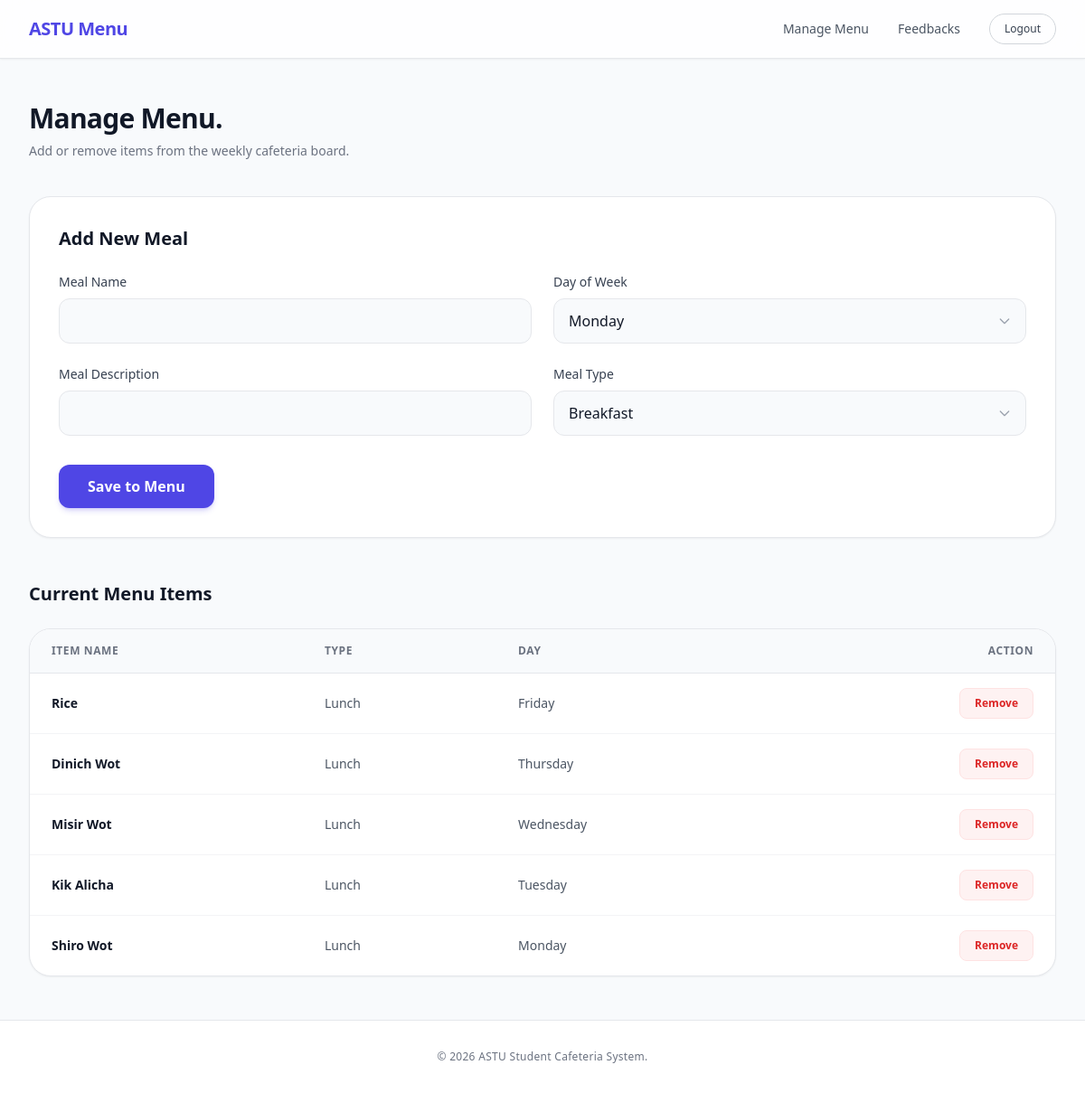
Page /admin/manage_menu.php (signed in) on the committed database.
### tables this page shows
CREATE TABLE menu_items (
    id INT AUTO_INCREMENT PRIMARY KEY,
    name VARCHAR(100) NOT NULL,
    description TEXT,
    day_of_week VARCHAR(20) NOT NULL,
    meal_type ENUM('Breakfast', 'Lunch', 'Dinner') NOT NULL,
    created_at TIMESTAMP DEFAULT CURRENT_TIMESTAMP
);

### admin/manage_menu.php (the view, shortened to what this page needs)
<?php
require_once '../config/db.php';
$result = $conn->query("SELECT * FROM menu_items ORDER BY id DESC");
$path = '../';
require_once '../includes/header.php';
?>
<div class="mb-10">
    <h2 class="text-3xl font-extrabold tracking-tight text-gray-900 mb-2">Manage Menu.</h2>
    <p class="text-gray-500 text-sm">Add or remove items from the weekly cafeteria board.</p>
</div>
<div class="bg-white border border-gray-200 rounded-3xl p-8 mb-12 shadow-sm">
    <h3 class="text-xl font-bold text-gray-900 mb-6">Add New Meal</h3>
    <form action="" method="POST" class="grid grid-cols-1 md:grid-cols-2 gap-6">
        <div>
            <label class="block text-sm font-medium text-gray-700 mb-2">Meal Name</label>
            <input type="text" name="name" required class="w-full bg-slate-50 text-gray-900 border border-gray-200 rounded-xl px-4 py-3 focus:bg-white focus:border-indigo-500 focus:ring-2 focus:ring-indigo-200 transition">
        </div>
        <div>
            <label class="block text-sm font-medium text-gray-700 mb-2">Day of Week</label>
            <div class="relative">
                <select name="day_of_week" class="w-full bg-slate-50 text-gray-900 border border-gray-200 rounded-xl px-4 py-3 appearance-none focus:bg-white focus:border-indigo-500 focus:ring-2 focus:ring-indigo-200 transition">
                    <option value="Monday">Monday</option>
                </select>
                <div class="absolute inset-y-0 right-0 flex items-center px-4 pointer-events-none text-gray-400">
                </div>
            </div>
        </div>
        <div>
            <label class="block text-sm font-medium text-gray-700 mb-2">Meal Description</label>
            <input type="text" name="description" required class="w-full bg-slate-50 text-gray-900 border border-gray-200 rounded-xl px-4 py-3 focus:bg-white focus:border-indigo-500 focus:ring-2 focus:ring-indigo-200 transition">
        </div>
        <div>
            <label class="block text-sm font-medium text-gray-700 mb-2">Meal Type</label>
            <div class="relative">
                <select name="meal_type" class="w-full bg-slate-50 text-gray-900 border border-gray-200 rounded-xl px-4 py-3 appearance-none focus:bg-white focus:border-indigo-500 focus:ring-2 focus:ring-indigo-200 transition">
                    <option value="Breakfast">Breakfast</option>
                </select>
                <div class="absolute inset-y-0 right-0 flex items-center px-4 pointer-events-none text-gray-400">
                </div>
            </div>
        </div>
        <div class="md:col-span-2 pt-2">
            <button type="submit" class="w-full sm:w-auto px-8 py-3 bg-indigo-600 text-white font-bold rounded-xl hover:bg-indigo-700 transition duration-200 shadow-md shadow-indigo-600/20">
                Save to Menu
            </button>
        </div>
    </form>
</div>
<h3 class="text-xl font-bold text-gray-900 mb-6">Current Menu Items</h3>
<?php if ($result->num_rows > 0): ?>
    <div class="bg-white border border-gray-200 rounded-3xl overflow-hidden shadow-sm">
        <div class="overflow-x-auto">
            <table class="w-full text-left border-collapse">
                <thead>
                    <tr class="bg-slate-50 border-b border-gray-200 text-xs uppercase tracking-wider text-gray-500">
                        <th class="px-6 py-4 font-bold">Item Name</th>
                        <th class="px-6 py-4 font-bold">Type</th>
                        <th class="px-6 py-4 font-bold">Day</th>
                        <th class="px-6 py-4 font-bold text-right">Action</th>
                    </tr>
                </thead>
                <tbody class="divide-y divide-gray-100">
                    <?php while ($row = $result->fetch_assoc()): ?>
                        <tr class="hover:bg-slate-50 transition">
                            <td class="px-6 py-4 whitespace-nowrap text-sm font-bold text-gray-900"><?php echo htmlspecialchars($row['name']); ?></td>
                            <td class="px-6 py-4 whitespace-nowrap text-sm text-gray-600"><?php echo $row['meal_type']; ?></td>
                            <td class="px-6 py-4 whitespace-nowrap text-sm text-gray-600"><?php echo $row['day_of_week']; ?></td>
                            <td class="px-6 py-4 whitespace-nowrap text-right">
                                <a href="manage_menu.php?delete_id=<?php echo $row['id']; ?>" onclick="return confirmAction();" class="inline-flex items-center justify-center px-4 py-2 text-xs font-bold text-red-600 bg-red-50 border border-red-100 rounded-lg hover:bg-red-600 hover:text-white transition duration-200">
                                    Remove
                                </a>
                            </td>
                        </tr>
                    <?php endwhile; ?>
                </tbody>
            </table>
        </div>
    </div>
<?php else: ?>
    <div class="bg-white border border-dashed border-gray-300 rounded-3xl p-12 text-center shadow-sm">
        <p class="text-gray-500">The menu is currently empty.</p>
    </div>
<?php endif; ?>
<?php require_once '../includes/footer.php'; ?>

### includes/header.php (shortened to what this page needs)
<?php
$base_path = isset($path) ? $path : '';
?>
<!DOCTYPE html>
<html lang="en">
<head>
    <script src="https://cdn.tailwindcss.com"></script>
</head>
<body class="antialiased min-h-screen flex flex-col bg-slate-50 text-gray-900">
    <nav class="sticky top-0 z-50 bg-white/80 backdrop-blur-xl border-b border-gray-200 shadow-sm">
        <div class="max-w-7xl mx-auto px-4 sm:px-6 lg:px-8">
            <div class="flex justify-between h-16 items-center">
                <div class="flex-shrink-0 flex items-center">
                    <span class="text-xl font-extrabold tracking-tight text-indigo-600">ASTU Menu</span>
                </div>
                <div class="flex items-center space-x-4 sm:space-x-8">
                    <?php if(isset($_SESSION['user_id'])): ?>
                        <?php if($_SESSION['role'] === 'admin'): ?>
                            <a href="<?php echo $base_path; ?>admin/manage_menu.php" class="text-sm font-medium text-gray-600 hover:text-indigo-600 transition">Manage Menu</a>
                            <a href="<?php echo $base_path; ?>admin/view_feedback.php" class="text-sm font-medium text-gray-600 hover:text-indigo-600 transition">Feedbacks</a>
                        <?php else: ?>
                            <a href="<?php echo $base_path; ?>student/menu.php" class="text-sm font-medium text-gray-600 hover:text-indigo-600 transition">Menu</a>
                            <a href="<?php echo $base_path; ?>student/history.php" class="text-sm font-medium text-gray-600 hover:text-indigo-600 transition">History</a>
                        <?php endif; ?>
                        <a href="<?php echo $base_path; ?>auth/logout.php" class="text-xs font-medium px-4 py-2 rounded-full border border-gray-300 text-gray-700 hover:bg-gray-100 transition">Logout</a>
                    <?php endif; ?>
                </div>
            </div>
        </div>
    </nav>
    <main class="flex-grow w-full max-w-7xl mx-auto px-4 sm:px-6 lg:px-8 py-12">

### includes/footer.php
    </main>
    <footer class="border-t border-gray-200 mt-auto bg-white">
        <div class="max-w-7xl mx-auto px-4 sm:px-6 lg:px-8 py-8 flex flex-col items-center justify-center space-y-2">
            <p class="text-xs text-gray-500 tracking-wide font-medium">&copy; <?php echo date('Y'); ?> ASTU Student Cafeteria System.</p>
        </div>
    </footer>
</body>
</html>

### includes/header.php (style rules this page uses)
html { scroll-behavior: smooth; font-family: -apple-system, BlinkMacSystemFont, "Segoe UI", Roboto, Helvetica, Arial, sans-serif; }
body { background-color: #f8fafc; color: #0f172a; }

### rows in the picture
menu_items: name "Rice", meal_type "Lunch", day_of_week "Friday"
menu_items: name "Dinich Wot", meal_type "Lunch", day_of_week "Thursday"
menu_items: name "Misir Wot", meal_type "Lunch", day_of_week "Wednesday"
menu_items: name "Kik Alicha", meal_type "Lunch", day_of_week "Tuesday"
menu_items: name "Shiro Wot", meal_type "Lunch", day_of_week "Monday"
